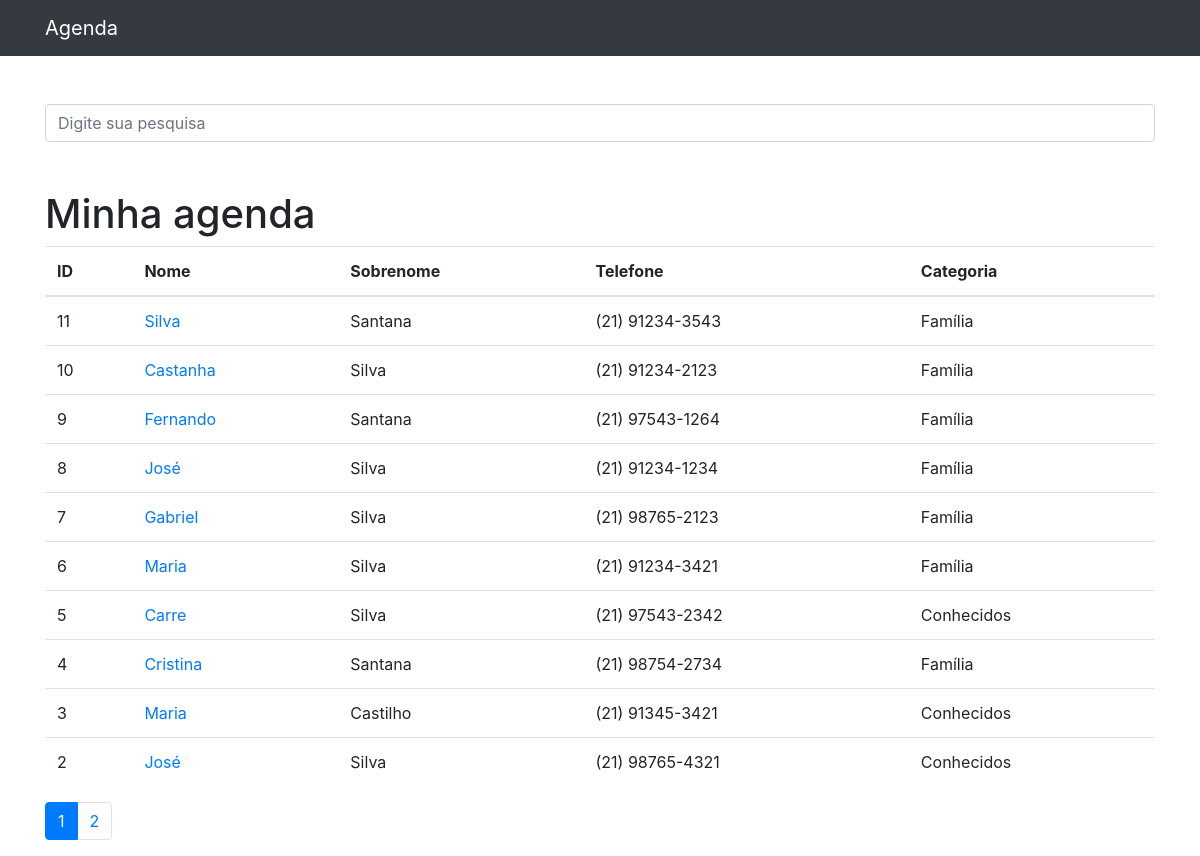
The page / on the database its author committed.
### contatos/models.py (models this page shows, shortened)
class Contato(models.Model):
    nome = models.CharField(max_length=100)
    sobrenome = models.CharField(max_length=100,blank=True) #Não são obrigatórios
    telefone = models.CharField(max_length=100)
    email = models.CharField(max_length=150, blank=True) #Não são obrigatórios
    data_criacao = models.DateTimeField(default=timezone.now)
    descricao = models.TextField(blank=True)
    categoria = models.ForeignKey(Categoria, on_delete=models.DO_NOTHING)
    mostrar = models.BooleanField(default=True)
    foto = models.ImageField(blank=True, upload_to='fotos/%Y/%m/%d') #fotos do ano, mês, dia

class Categoria(models.Model):
    nome = models.CharField(max_length=100)
    def __str__(self):  #Comando para fazer aparecer o nome no siteadmin
        return self.nome

### contatos/views.py (the view)
# urls.py: path('', views.index, name='index'),
def index(request):
    contatos = Contato.objects.order_by('-id')   #Ordenar
    paginator = Paginator(contatos, 10)
    page = request.GET.get('p')
    contatos = paginator.get_page(page)
    return render(request, 'contatos/index.html', {
        'contatos': contatos
    })

### contatos/templates/contatos/index.html
{% extends 'base.html'%}
{% block conteudo %}
    <h1 class="mt-5">Minha agenda</h1>
    <table class="table">
        <thead>
        <tr>
            <th>ID</th>
            <th>Nome</th>
            <th>Sobrenome</th>
            <th>Telefone</th>
            <th>Categoria</th>
        </tr>
        </thead>
        <tbody>
        {% for contato in contatos %}
            {% if contato.mostrar %}
                <tr>
                    <td>{{ contato.id }}</td>
                    <td>
                        <a href="{% url 'ver_contato' contato.id %}">{{ contato.nome }}</a>
                    </td>
                    <td>{{ contato.sobrenome }}</td>
                    <td>{{ contato.telefone }}</td>
                    <td>{{ contato.categoria }}</td>
                </tr>
            {% endif %}
        {% endfor %}
        </tbody>
    </table>
<nav aria-label="Page navigation example">
  <ul class="pagination">
      {% for pagina in contatos.paginator.page_range %}
          {% if contatos.number == pagina %}
            <li class="page-item active"><a class="page-link" href="?p={{ pagina }}">{{pagina}}</a></li>
          {% else %}
            <li class="page-item "><a class="page-link" href="?p={{ pagina }}">{{pagina}}</a></li>
          {%endif%}
      {% endfor %}
  </ul>
</nav>
{% endblock %}

### templates/base.html (shortened to what this page needs)
{% load static %}
<!DOCTYPE html>
<html lang="pt">
<head>
  {% include 'parciais/_head.html' %}
</head>
<body>
  {% include 'parciais/_nav.html' %}
  <div class="container">
    <div class="row">
      <div class="col-lg-12">
        {% if 'accounts' not in request.path %}
        <br><br>
        <form method="get" action="{% url 'busca' %}">
          <div class="form-group row">
            <div class="col-12">
              <input class="form-control"
                     type="search" value="{{ request.GET.termo }}"
                     id="search-input"
                     placeholder="Digite sua pesquisa"
                     name="termo">
            </div>
          </div>
        </form>
        {% endif %}
        {%block conteudo%} {%endblock%}
      </div>
    </div>
  </div>
</body>
</html>

### templates/parciais/_head.html (shortened to what this page needs)
{% load static %}
<link href="{% static 'vendor/bootstrap/css/bootstrap.min.css'%}" rel="stylesheet">

### templates/parciais/_nav.html (shortened to what this page needs)
  <nav class="navbar navbar-expand-lg navbar-dark bg-dark static-top">
    <div class="container">
      <a class="navbar-brand" href="{% url 'index' %}">Agenda</a>
    </div>
  </nav>

### rows shown on the page
Contato: id "11", nome "Silva", sobrenome "Santana", telefone "(21) 91234-3543", categoria "Família"
Contato: id "10", nome "Castanha", sobrenome "Silva", telefone "(21) 91234-2123", categoria "Família"
Contato: id "9", nome "Fernando", sobrenome "Santana", telefone "(21) 97543-1264", categoria "Família"
Contato: id "8", nome "José", sobrenome "Silva", telefone "(21) 91234-1234", categoria "Família"
Contato: id "7", nome "Gabriel", sobrenome "Silva", telefone "(21) 98765-2123", categoria "Família"
Contato: id "6", nome "Maria", sobrenome "Silva", telefone "(21) 91234-3421", categoria "Família"
Contato: id "5", nome "Carre", sobrenome "Silva", telefone "(21) 97543-2342", categoria "Conhecidos"
Contato: id "4", nome "Cristina", sobrenome "Santana", telefone "(21) 98754-2734", categoria "Família"
Contato: id "3", nome "Maria", sobrenome "Castilho", telefone "(21) 91345-3421", categoria "Conhecidos"
Contato: id "2", nome "José", sobrenome "Silva", telefone "(21) 98765-4321", categoria "Conhecidos"

### other values the page prints
{{ pagina }} "1"
{{ pagina }} "2"
